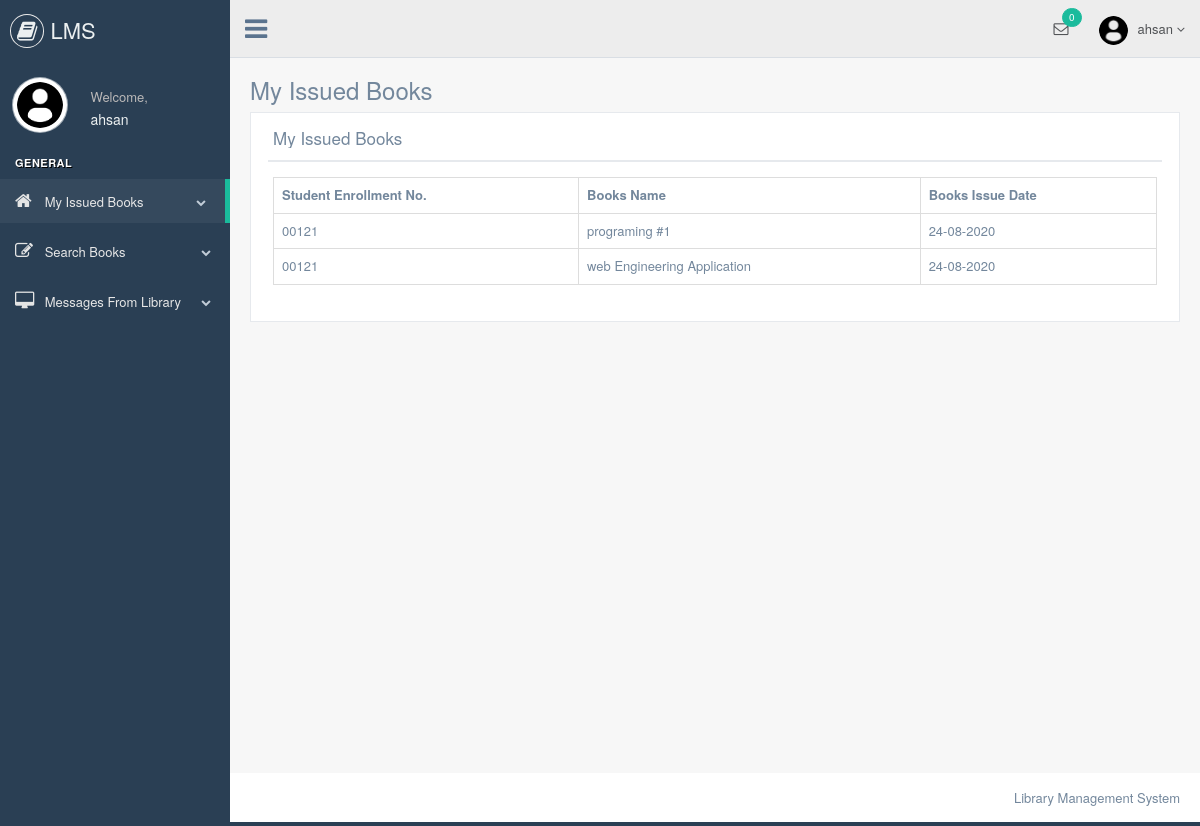
/phplms/student/my_issued_books.php (signed in), run on the app's committed database.
### tables this page shows
CREATE TABLE `issue_books` (
  `id` int(5) NOT NULL,
  `student_enrollment` varchar(50) NOT NULL,
  `student_name` varchar(50) NOT NULL,
  `student_sem` varchar(50) NOT NULL,
  `student_contact` varchar(50) NOT NULL,
  `student_email` varchar(50) NOT NULL,
  `books_name` varchar(50) NOT NULL,
  `books_issue_date` varchar(50) NOT NULL,
  `books_return_date` varchar(50) NOT NULL,
  `student_username` varchar(50) NOT NULL
);

### phplms/student/my_issued_books.php (the view, shortened to what this page needs)
    <?php
include "header.php";
?>
        <div class="right_col" role="main">
            <div class="">
                <div class="page-title">
                    <div class="title_left">
                        <h3>My Issued Books</h3>
                    </div>
                </div>
                <div class="clearfix"></div>
                <div class="row" style="min-height:500px">
                    <div class="col-md-12 col-sm-12 col-xs-12">
                        <div class="x_panel">
                            <div class="x_title">
                                <h2>My Issued Books</h2>
                                <div class="clearfix"></div>
                            </div>
                            <div class="x_content">
                             <table class="table table-bordered">
                             <th>
                             Student Enrollment No.
                             </th>
                             <th>
                             Books Name
                             </th>
                             <th>
                             Books Issue Date
                             </th>
                             <?php
                             $res=mysqli_query($link,"select * from issue_books where student_username='$_SESSION[username]'");
                             while($row=mysqli_fetch_array($res))
                             {
                                 echo "<tr>";
                                 echo "<td>";
                                 echo $row["student_enrollment"];
                                 echo "</td>";
                                 echo "<td>";
                                 echo $row["books_name"];
                                 echo "</td>";
                                 echo "<td>";
                                 echo $row["books_issue_date"];
                                 echo "</td>";
                                 echo "</tr>";
                             }
                             ?>
                             </table>
                            </div>
                        </div>
                    </div>
                </div>
            </div>
        </div>
<?php
include "footer.php"
?>

### data on the page
issue_books: student_enrollment "00121", books_name "programing #1", books_issue_date "24-08-2020"
issue_books: student_enrollment "00121", books_name "web Engineering Application", books_issue_date "24-08-2020"

### other printed values
$_SESSION["username"] "ahsan"
$tot "0"
